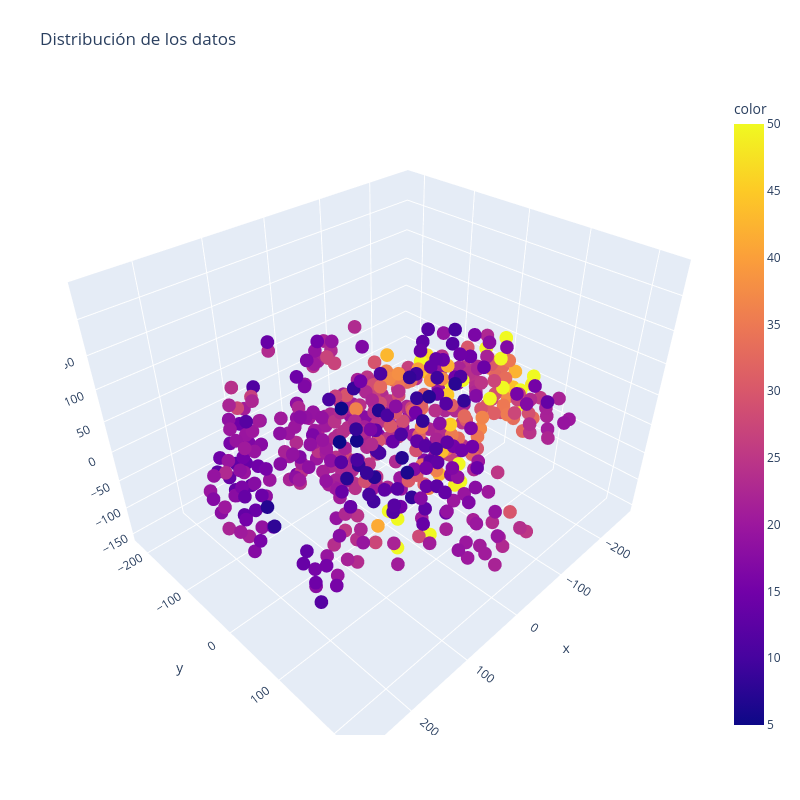

Notebook code cell kept with this figure:
### Code cell
fig = plt.figure(figsize = (15,15))
fig = px.scatter_3d(x = df_tsne["x"], y = df_tsne["y"],z = df_tsne["z"], color=df_tsne["PRECIO"])
fig.update_layout(title='Distribución de los datos', autosize=False,
#                  x_label = "1er autovector pc1",
#                  ylabel = "2º autovector pc1",
#                  zlabel = "3er autovector pc1",
                  width=800, height=800,
                  showlegend= True,
                  margin=dict(l=65, r=50, b=65, t=90))

fig.show()

### Figure 1 — Plotly figure (JSON) as saved in the notebook; plotly's stock layout.template omitted (floating-point values rounded to 4 significant figures; data arrays with more than 128 entries replaced by an {"elided": "..."} marker saying what was removed)
{"data": [{"hovertemplate": "x=%{x}<br>y=%{y}<br>z=%{z}<br>color=%{marker.color}<extra></extra>", "legendgroup": "", "marker": {"color": {"elided": "506 float values"}, "coloraxis": "coloraxis", "symbol": "circle"}, "mode": "markers", "name": "", "scene": "scene", "showlegend": false, "type": "scatter3d", "x": {"elided": "506 float values"}, "y": {"elided": "506 float values"}, "z": {"elided": "506 float values"}}], "layout": {"autosize": false, "coloraxis": {"colorbar": {"title": {"text": "color"}}, "colorscale": [[0, "#0d0887"], [0.1111, "#46039f"], [0.2222, "#7201a8"], [0.3333, "#9c179e"], [0.4444, "#bd3786"], [0.5556, "#d8576b"], [0.6667, "#ed7953"], [0.7778, "#fb9f3a"], [0.8889, "#fdca26"], [1, "#f0f921"]]}, "height": 800, "legend": {"tracegroupgap": 0}, "margin": {"b": 65, "l": 65, "r": 50, "t": 90}, "scene": {"domain": {"x": [0, 1], "y": [0, 1]}, "xaxis": {"title": {"text": "x"}}, "yaxis": {"title": {"text": "y"}}, "zaxis": {"title": {"text": "z"}}}, "showlegend": true, "title": {"text": "Distribución de los datos"}, "width": 800}}
